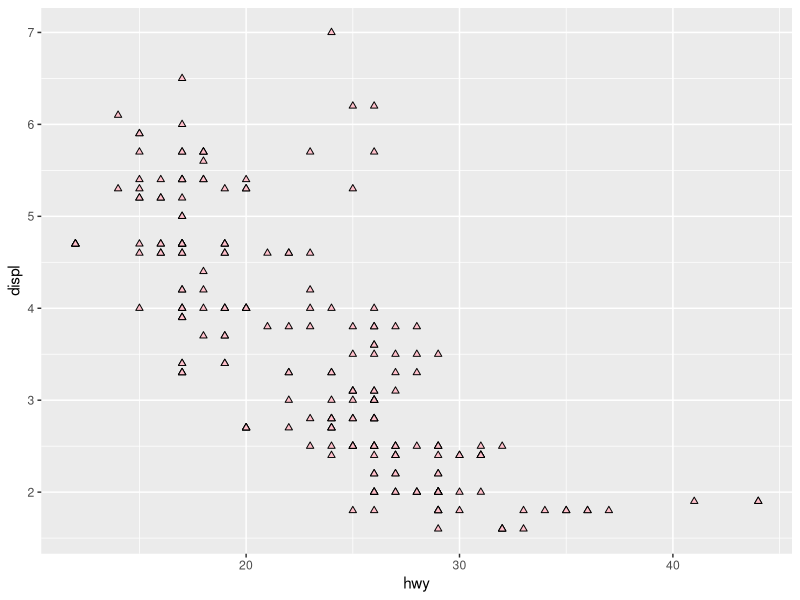
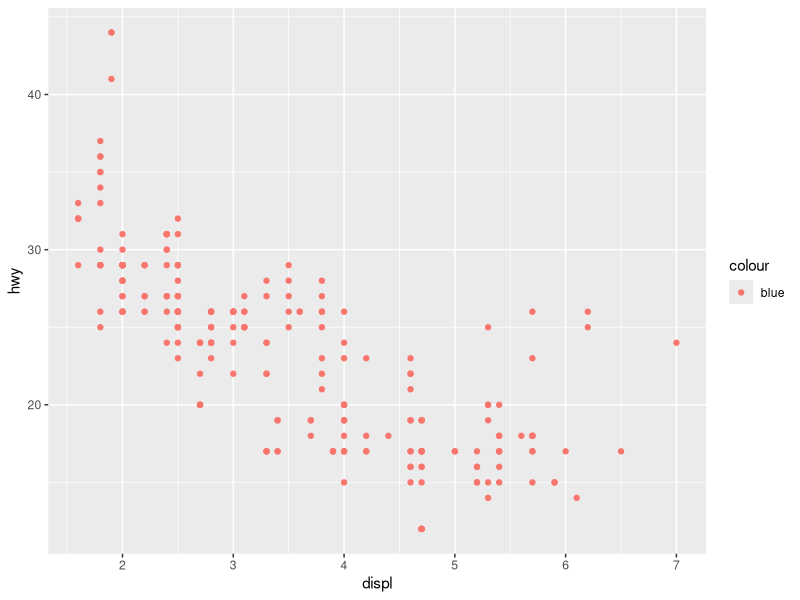
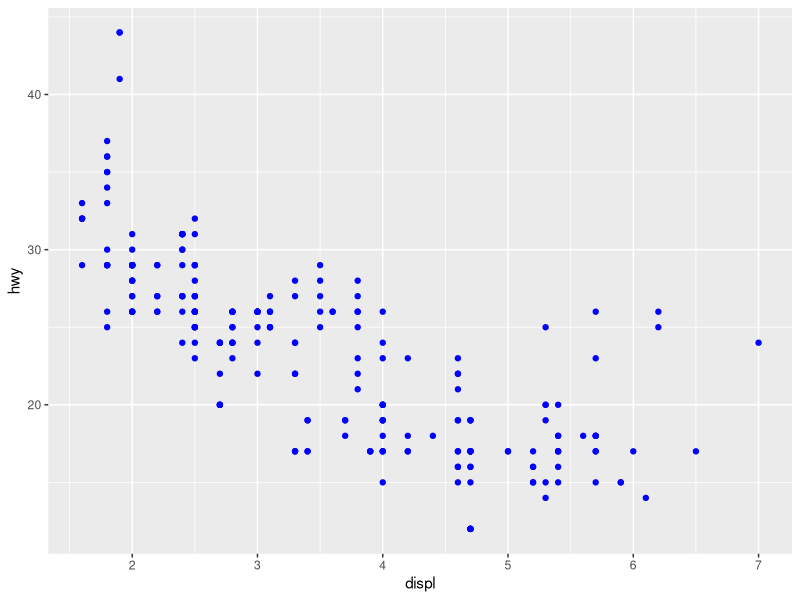
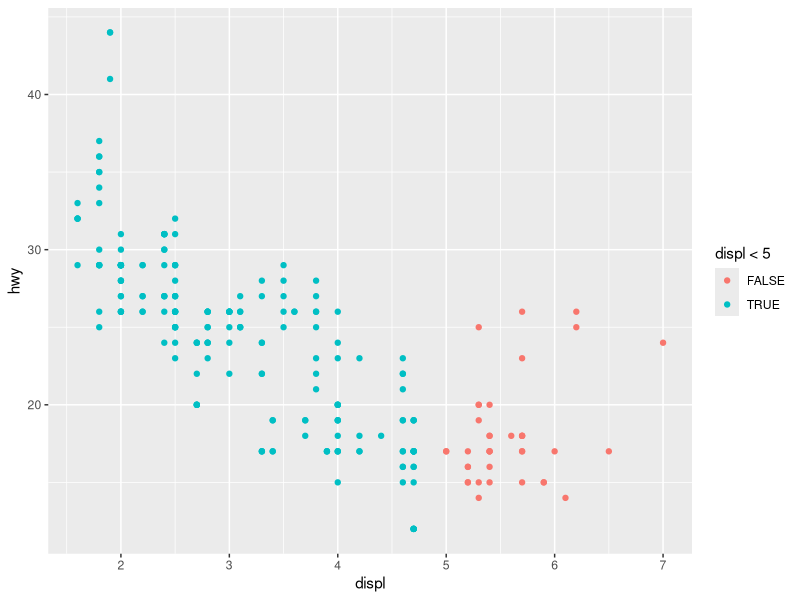
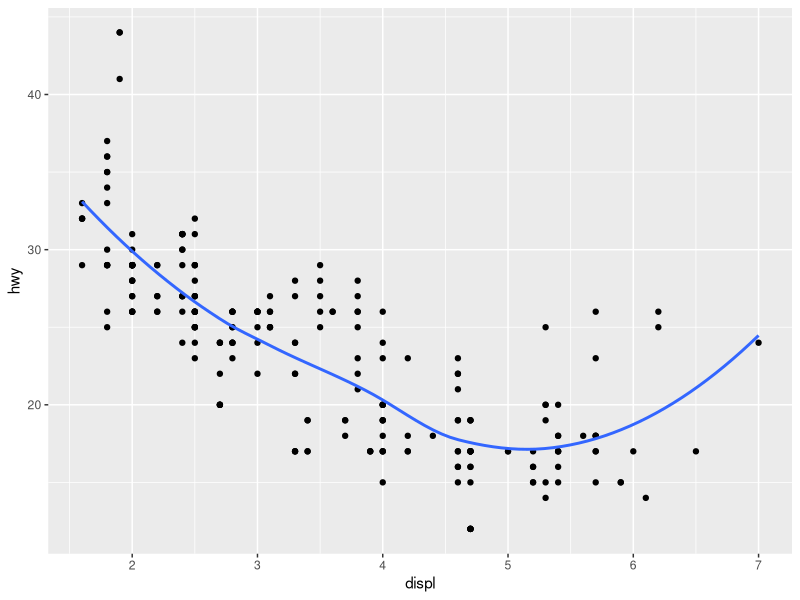
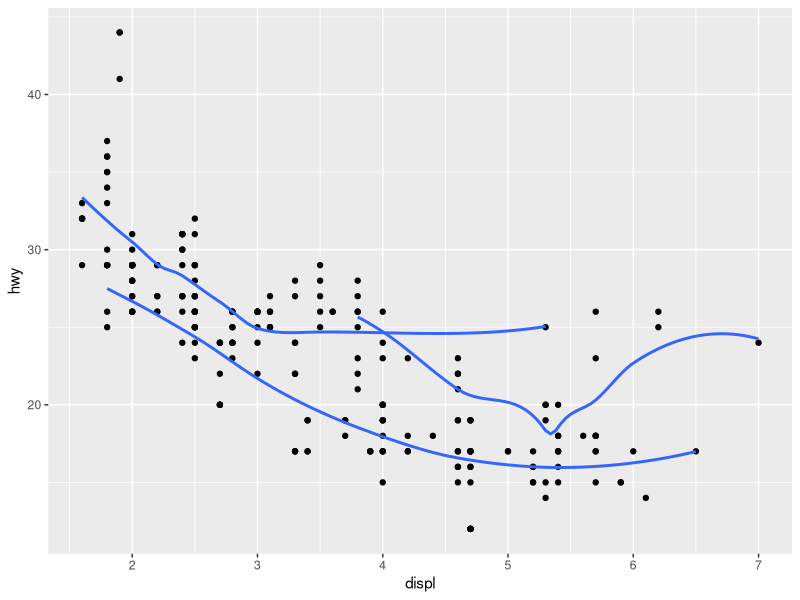
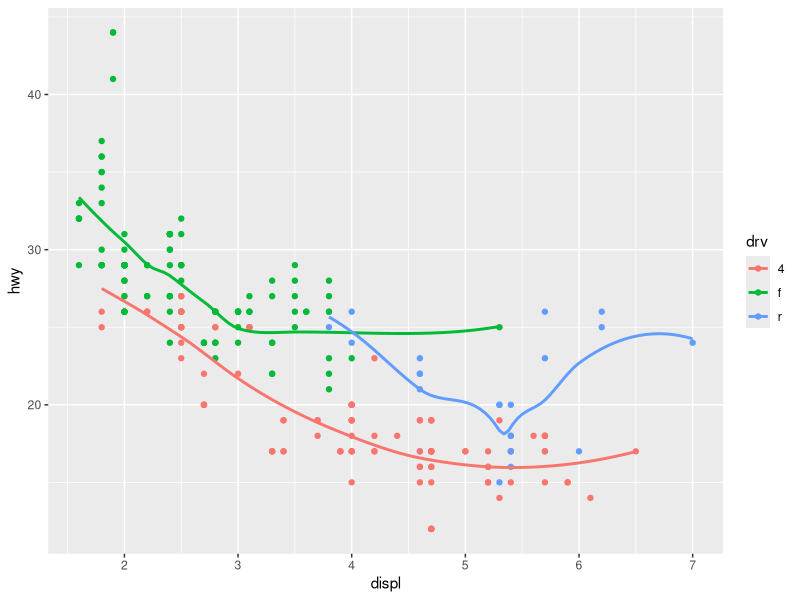
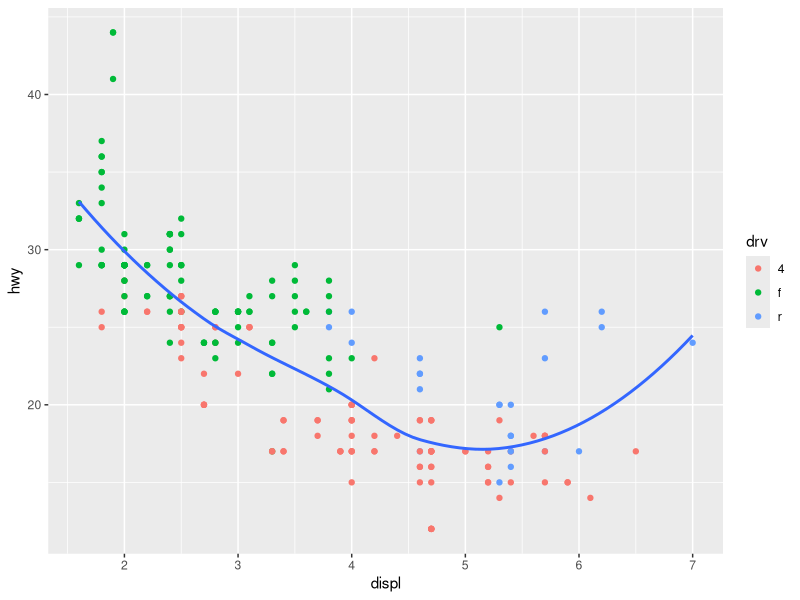

Write the R code that produced these figures, in order.
## ---- chunk 1
library(tidyverse)
## ---- chunk 2
mpg |> 
  ggplot() + 
  geom_point(aes(x = hwy, y = displ), shape = 24, fill = "pink")
## ---- chunk 3
ggplot(mpg) + 
  geom_point(aes(x = displ, y = hwy, color = "blue"))

ggplot(mpg) + 
  geom_point(aes(x = displ, y = hwy), color = "blue")
## ---- chunk 4
ggplot(mpg) + 
  geom_point(aes(x = displ, y = hwy, color = displ < 5))
## ---- chunk 5
mpg |> #1
  ggplot(aes(x = displ, y = hwy)) + 
  geom_point() +
  geom_smooth(se = FALSE)

mpg |> #2
  ggplot(aes(x = displ, y = hwy)) + 
  geom_point() +
  geom_smooth(aes(group = drv), se = FALSE)

mpg |> #3
  ggplot(aes(x = displ, y = hwy, group = drv, color = drv)) + 
  geom_point() +
  geom_smooth(se = FALSE)

mpg |> #4
  ggplot(aes(x = displ, y = hwy)) + 
  geom_point(aes(group = drv, color = drv)) +
  geom_smooth(se = FALSE)

mpg |> #5
  ggplot(aes(x = displ, y = hwy, group = drv, linetype = drv)) + 
  geom_point(aes(color = drv)) +
  geom_smooth(se = FALSE)

mpg |> #6
  ggplot(aes(x = displ, y = hwy, group = drv, linetype = drv)) + 
  geom_point(aes(fill = drv), shape = 21, color = "white", stroke = 2 )

## ---- chunk 6

mpg |> 
  ggplot(aes(x = hwy, y = displ)) +
  geom_point() +
  facet_wrap(~cty)

## ---- chunk 7
ggplot(mpg) + 
  geom_point(aes(x = drv, y = cyl))
## ---- chunk 8
ggplot(mpg) + 
  geom_point(aes(x = displ, y = hwy)) +
  facet_grid(drv ~ .)

ggplot(mpg) + 
  geom_point(aes(x = displ, y = hwy)) +
  facet_grid(. ~ cyl)
## ---- chunk 9
ggplot(mpg) + 
  geom_point(aes(x = displ, y = hwy)) + 
  facet_wrap(~ class, nrow = 2)
## ---- chunk 10
ggplot(mpg, aes(x = displ)) + 
  geom_histogram() + 
  facet_grid(drv ~ .)

ggplot(mpg, aes(x = displ)) + 
  geom_histogram() +
  facet_grid(. ~ drv)
## ---- chunk 11
ggplot(mpg) + 
  geom_point(aes(x = displ, y = hwy)) +
  facet_grid(drv ~ .)

ggplot(mpg) + 
  geom_point(aes(x = displ, y = hwy)) +
  facet_wrap(~drv, ncol = 1, strip.position = "right")
